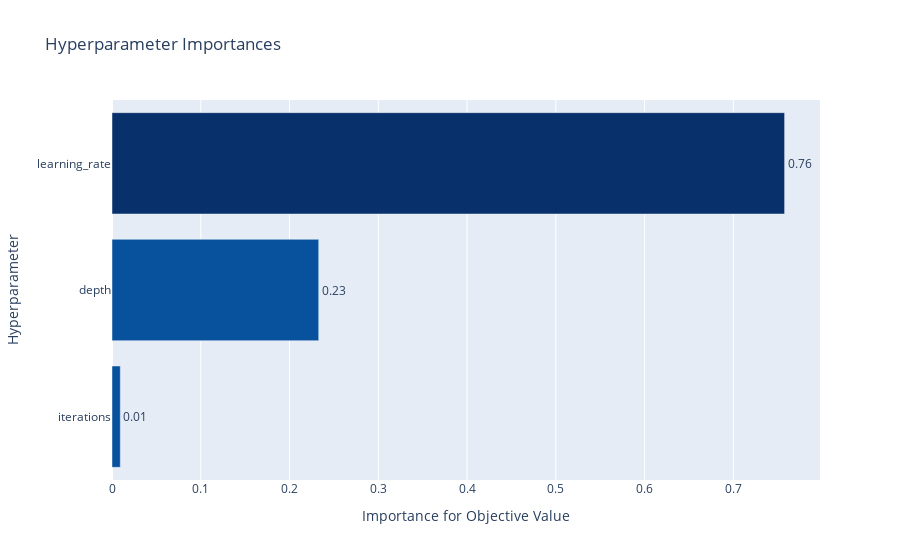

The cell this chart's notebook holds for it:
### Code cell
fig = optuna.visualization.plot_param_importances(study)
fig.show()

### Figure 1 — Plotly figure (JSON) as saved in the notebook; plotly's stock layout.template omitted (floating-point values rounded to 4 significant figures)
{"data": [{"cliponaxis": false, "hovertemplate": ["iterations (IntUniformDistribution): 0.009338051560622116<extra></extra>", "depth (IntUniformDistribution): 0.2328856821801873<extra></extra>", "learning_rate (LogUniformDistribution): 0.7577762662591906<extra></extra>"], "marker": {"color": ["rgb(8,81,156)", "rgb(8,81,156)", "rgb(8,48,107)"]}, "orientation": "h", "text": ["0.009338051560622116", "0.2328856821801873", "0.7577762662591906"], "textposition": "outside", "texttemplate": "%{text:.2f}", "type": "bar", "x": [0.009338, 0.2329, 0.7578], "y": ["iterations", "depth", "learning_rate"]}], "layout": {"showlegend": false, "title": {"text": "Hyperparameter Importances"}, "xaxis": {"title": {"text": "Importance for Objective Value"}}, "yaxis": {"title": {"text": "Hyperparameter"}}}}
